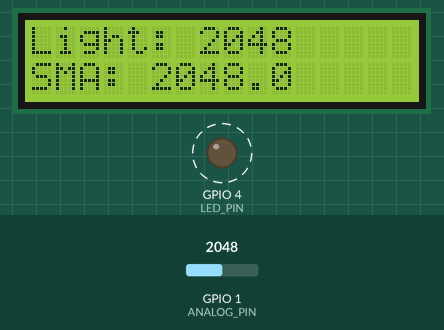
A sketch run on a simulated ESP32. On the bench: 16×2 character LCD, output pins drawn as LEDs (lit = HIGH). Dashed ring = blinking. The inputs (shaded band) are chosen by the test bench; at power-on: GPIO 1 (ANALOG_PIN) = 2048. What the sketch prints to the serial monitor is not drawn.

Above: at 1.2 s.
1.3 s: GPIO 1 (ANALOG_PIN) set to 2450
At 2.29 s:
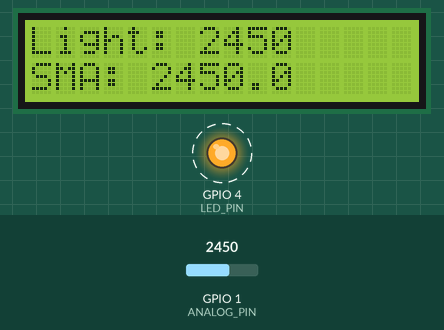
2.9 s: GPIO 1 (ANALOG_PIN) set to 2567
At 4.2 s:
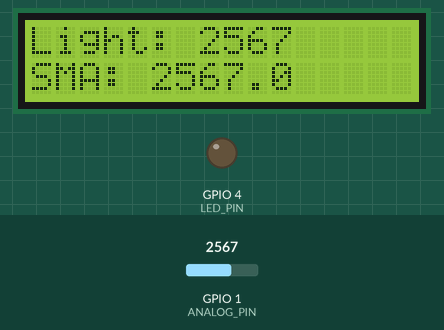
4.7 s: GPIO 1 (ANALOG_PIN) set to 2866
At 6.4 s:
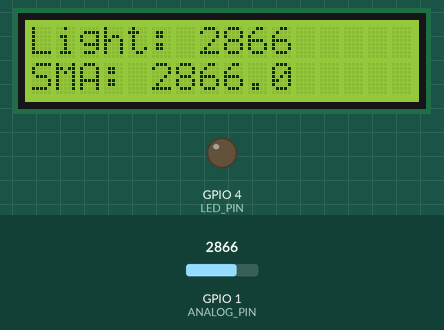
Timing chart, 0 to 7.9 s (numbered marks = the images above; inputs shaded):
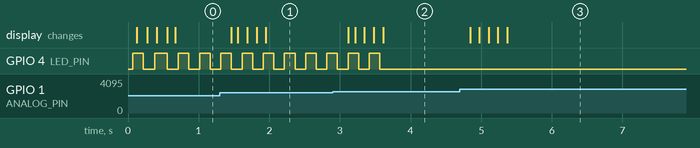

Measured:
- the behaviour switches between 2499 and 2500 on GPIO 1 (ANALOG_PIN) (found by bisection; images 1 and 2)
- after the input at 1.3 s, the display: first changes after 0.17 s (image 1 shows a later state)
- after the input at 2.9 s, GPIO 4 (LED_PIN): goes on until 3.6 s, then stays LOW; the display: first changes after 0.22 s (image 2 shows a later state)
- after the input at 4.7 s, the display: first changes after 0.15 s (image 3 shows a later state)
- by itself, GPIO 4 (LED_PIN): alternates HIGH for 0.15 s and LOW for 0.15 s

The sketch:

lab4_part2.ino
```cpp
/**
* @file lab4_part2.ino
* @author Armina Moghadasi and Nate Wagner
* @date 08/10/2026
* @brief This file implements a dual-core light sensor and anomaly
* detection system using FreeRTOS. It pins two tasks to core 0, the light
* detecter (which reads from a photoresister and calculates the SMA which is
* the average of the last 5 readings) and the Light Level Display which the
* light level data and SMA data to be displayed on the LCD. The next two tasks
* are pined to core 1, which includes the Anomaly Alarm which toggles the LED
* when the environment is too dark or too bright and the Prime Calculation task
* that repeatedly calculates all the prime numbers from 2 to 5000.
*/

/*
Info for me:
binary semaphore: acts like a flag. Two staes: available (1) or
not available (0)
  xSemaphoreGive(semaphoreHandle) : rasies the flag to signal data is ready
  xSemaphoreTake(semaphoreHandle, timeout): waits for the flag. if availble,
  takes the semaphore or the timeout expires

  SemaphoreHandle_t xLightSemaphore : synchronizes data updates across tasks

variables
  volatile int rawLightValue = 0 -> latest raw value from photoresistor
  volatile float currentSMA = 0.0 -> calculated simple moving average??
  volatile bool newAnomalyDetectd = false -> flag to notify alaram task

  int rawHistory[5] = {0} -> array to store the last 5 readings
  int historyIndex = 0 -> pointer to keep track of the circular buffer position

setup:
  xSemaphoreCreateBinary()
  xSemaphoreGive()
  xSemaphoreTake()
  xTaskCreatePinnedToCore

  digitalWrite(pin, HIGH/LOW)
  vTaskDelay(ms / portTICK_PERIOD_MS)
*/

#include <Arduino.h>
#include <LiquidCrystal_I2C.h>
#define ANALOG_PIN 1
#define LED_PIN 4

volatile int rawLightVal = 0;
volatile float currentSMA = 0.0;


SemaphoreHandle_t xLightSemaphore;
LiquidCrystal_I2C lcd(0x27, 16, 2);
bool isPrime(int n);

/**
* @brief: Initialize Variables, Loop Continuously: Read light level
* from the photoresistor Take semaphore, Calculate the simple moving
* average and update variables. Give semaphore to signal data is ready.
*/
void LightDetectorTask(void *pvParameters) {
  const int size = 5;
  int rawHistory[size] = {0}; //circular buffer array
  int historyIdx = 0;
  int sum = 0;

  for(;;) {
    int new_val = analogRead(ANALOG_PIN);
    sum  -= rawHistory[historyIdx]; //replace old reading
    rawHistory[historyIdx] = new_val;
    sum += new_val;
    historyIdx = (historyIdx + 1) % size;

    rawLightVal = new_val;
    currentSMA = (float)sum / size; //update average

    xSemaphoreGive(xLightSemaphore);
    vTaskDelay(pdMS_TO_TICKS(100));
  }
}


/**
* @brief Initialize Variables. Loop Continuously: Wait for semaphore, If data has changed,
* update the LCD with the new light level and SMA. Give back the semaphore.
*/
void LCDTask(void *pvParameters) {
  int lastRawVal =-999;
  float lastSMAVal = -999.0;

  for(;;) {
    if(xSemaphoreTake(xLightSemaphore, portMAX_DELAY) == pdTRUE) {
      int currentRaw = rawLightVal;
      int currentSMAInt = (int)currentSMA;

      if(abs(currentRaw - lastRawVal) > 30 || abs(currentSMAInt - lastSMAVal) > 1.0){
        lcd.clear();
        lcd.setCursor(0,0);
        lcd.print("Light: ");
        lcd.print(currentRaw);
        lcd.print("    ");

        lcd.setCursor(0,1);
        lcd.print("SMA: ");
        lcd.print(currentSMA, 1);
        lcd.print("    ");

        lastRawVal = currentRaw;
        lastSMAVal = currentSMAInt;
      }
    }
    vTaskDelay(pdMS_TO_TICKS(100));
  }
}

/**
* @brief Loop Continuously Wait for semaphore, Check if SMA indicates a light
* anomaly (outside thresholds), If an anomaly is detected, flash a LED signal.
* Give back the semaphore.
*/
void AnomalyAlarmTask(void *pvParameters) {
  const float HIGH_THRESHOLD = 3800.0;
  const float LOW_THRESHOLD = 2500.0;
  for(;;) {
    float sma = currentSMA;
    if (sma > HIGH_THRESHOLD || sma < LOW_THRESHOLD) {
      Serial.println("ANOMALY DETECTED! Flashing LED...");
      for (int i = 0; i < 3; i++) {
        digitalWrite(LED_PIN, HIGH);
        vTaskDelay(pdMS_TO_TICKS(150)); // LED ON duration
        digitalWrite(LED_PIN, LOW);
        vTaskDelay(pdMS_TO_TICKS(150)); // LED OFF duration
      }
    } else {
      vTaskDelay(pdMS_TO_TICKS(200));
    }
  }
}

/**
* @brief Loop from 2 to 5000, Check if the current number is prime,
* If prime, print the number to the serial monitor.
*/
void PrimeCalculationTask(void *pvParameters) {
  for(;;) {
    for (int i = 2; i <= 5000; i++) {
      if (isPrime(i)) {
        Serial.print("Prime found: ");
        Serial.println(i);
      }
      //Small delay every few iterations to prevent starving the task
      // scheduler/watchdog timer on Core 1
      if (i % 100 == 0) {
        vTaskDelay(pdMS_TO_TICKS(10));
      }
    }
    vTaskDelay(pdMS_TO_TICKS(5000));
  }
}

bool isPrime(int n) {
  if (n <= 1) return false;
  if (n <= 3) return true;
  if (n % 2 == 0 || n % 3 == 0) return false;

  for (int i = 5; i * i <= n; i += 6) {
    if (n % i == 0 || n % (i + 2) == 0) {
      return false;
    }
  }
  return true;
}

void setup() {
  //         1. Initialize pins, serial, LCD, etc
  Serial.begin(115200);
  Wire.begin(17,18);

  lcd.init();
  lcd.backlight();
  lcd.setCursor(0,0);
  pinMode(LED_PIN, OUTPUT);
  pinMode(ANALOG_PIN, INPUT);

  //         2. Create binary semaphore for synchronization of light level data.
  xLightSemaphore = xSemaphoreCreateBinary();
  //         3. Create Tasks
  //          - Create the `Light Detector Task` and assign it to Core 0.
  xTaskCreatePinnedToCore(LightDetectorTask, "Light Detector Task", 2048, NULL, 2, NULL, 0);
  //          - Create `LCD Task` and assign it to Core 0.
  xTaskCreatePinnedToCore(LCDTask,  "LCD Task",  2048, NULL, 1, NULL, 0);
  //          - Create `Anomaly Alarm Task` and assign it to Core 1.
  xTaskCreatePinnedToCore(AnomalyAlarmTask,  "Anomaly Alarm Task",  2048, NULL, 2, NULL, 1);
  //          - Create `Prime Calculation Task` and assign it to Core 1.
  xTaskCreatePinnedToCore(PrimeCalculationTask, "Prime Calculation Task", 2048, NULL, 1, NULL, 1);
}

void loop() {
  //empty
}
```
